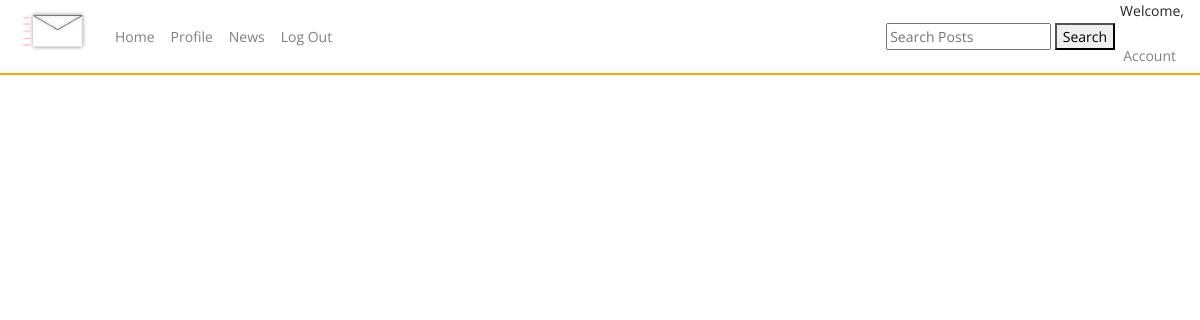
Before: /user/tommo with the older database file.
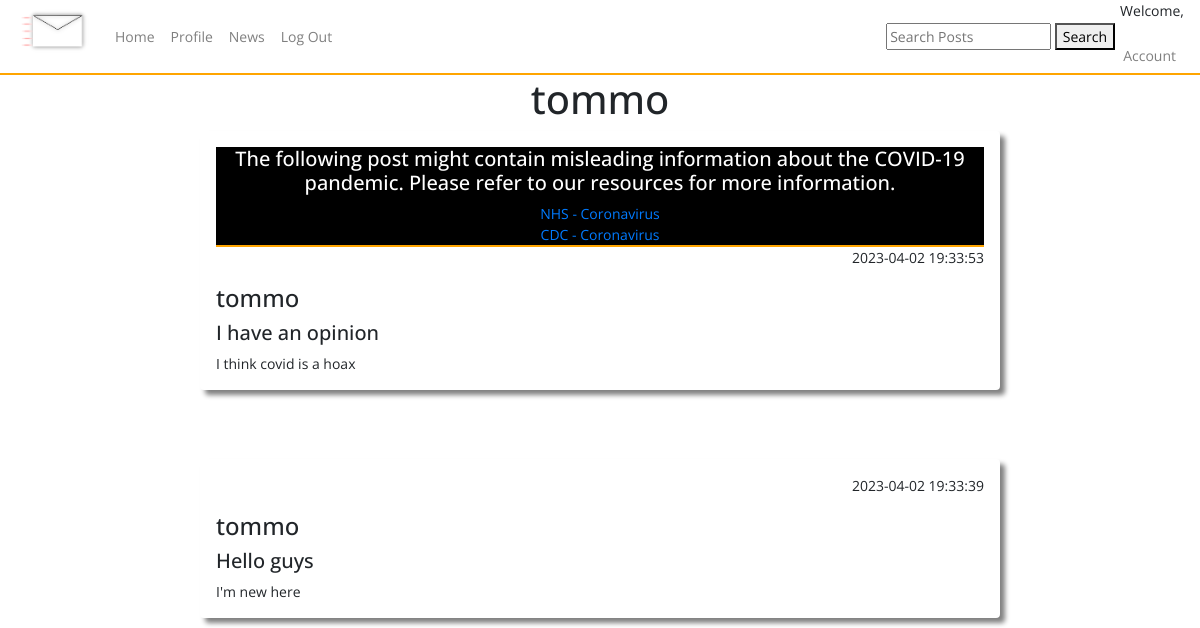
After: the same page with the newer database file.
### tables this page shows
CREATE TABLE users (
    ID INTEGER PRIMARY KEY AUTOINCREMENT,
    username TEXT NOT NULL,
    password TEXT NOT NULL,
    email TEXT NOT NULL UNIQUE
, user_type VARCHAR, whitelisted text, blacklisted text);

CREATE TABLE posts (
    ID INTEGER PRIMARY KEY AUTOINCREMENT,
    title TEXT NOT NULL,
    content TEXT NOT NULL,
    by_user TEXT NOT NULL,
    created_at timestamp default current_timestamp
, userID integer, flag_covid text, blacklisted text, flag_vaccine text, flag_tests text, flag_cures text, reported int);

### app.py (the view)
@app.route('/user/<username>')
def user_profile(username):
    conn = sqlite3.connect(DATABASE)
    cursor = conn.cursor()
    cursor.execute('SELECT * FROM users WHERE username = ?', (username,))
    user_row = cursor.fetchone()
    conn.close()
    user = {
        'id': user_row[0],
        'username': user_row[1],
        'email': user_row[3]
    } if user_row else None
    user_posts=query_db('SELECT * FROM posts WHERE by_user = ? ORDER BY created_at DESC', (username,))
    return render_template('user_profile.html', user=user, user_posts=user_posts)

### app.py (called while the page is built)
def query_db(query, args=(), one=False):
    con = g._database = sqlite3.connect(DATABASE)
    con.row_factory = sqlite3.Row
    cur = con.execute(query, args)
    rv = cur.fetchall()
    cur.close()
    return (rv[0] if rv else None) if one else rv

### templates/user_profile.html (shortened to what this page needs)
{% include "layout.html" %}
{% include "nav.html" %}
<center><h1>{{ user.username }}</h1></center>
<div class="container-fluid">
    {% for user_post in user_posts %}
    <div class="shadow mx-auto posts p-3 mb-5 rounded">
      {% if user_post.flag_covid == "yes" %}
      <div class="flagged_post">
        <h5>The following post might contain misleading information about the COVID-19 pandemic. Please refer to our resources for more information.</h5>
        <a href="https://www.nhs.uk/conditions/coronavirus-covid-19/">NHS - Coronavirus </a><br>
        <a href="https://www.cdc.gov/coronavirus/2019-ncov/index.html">CDC - Coronavirus</a>
      </div>
      {% endif %}
    <p align="right">{{  user_post.created_at  }}</p>
    <h4>{{ user_post.by_user }}</h4>
    <h5>{{ user_post.title }}</h5>
    {{ user_post.content }}<br/>
    </div>
    <br/>
    {% endfor %}
</div>

### templates/layout.html (shortened to what this page needs)
<!doctype html>
<head>
  <link href="{{ url_for('static', filename='css/bootstrap.min.css') }}" rel="stylesheet">
  <link href="{{ url_for('static', filename='css/style.css') }}" rel="stylesheet">
  <link href="https://cdnjs.cloudflare.com/ajax/libs/toastr.js/latest/toastr.min.css" rel="stylesheet">
</head>

### templates/nav.html (shortened to what this page needs)
<nav class="navbar nav-main navbar-expand-lg navbar-light">
    <a class="navbar-brand">
      <img src="{{url_for('static', filename='assets/logo.png')}}" alt="logo" style="height: 75px;">
    </a>
    <div class="collapse navbar-collapse" id="navbarNav">
      <ul class="navbar-nav">
        <li class="nav-item">
          <a class="nav-link" href="{{ url_for('posts') }}">Home</a>
        </li>
        <li class="nav-item">
          <a class="nav-link" href="{{ url_for('profile') }}">Profile</a>
        </li>
        <li class="nav-item">
          <a class="nav-link" href="{{ url_for('news') }}">News</a>
        </li>
        <li class="nav-item">
          <a class="nav-link" href="{{ url_for('logout') }}">Log Out</a>
        </li>
      </ul>
    </div>
    <form method="get" action="{{ url_for('search_posts') }}">
      <input type="text" name="query" placeholder="Search Posts">
      <button type="submit">Search</button>
    </form>
    <div class="welcome-session">
      <p>Welcome, {{session.username}}</p>
      <ul class="navbar-nav">
        <li class="nav-item">
          <a class="nav-link" href="{{ url_for('account_settings') }}">Account</a>
        </li>
      </ul>
    </div>
  </nav>

### static/css/style.css (style rules this page uses)
.shadow { box-shadow: 5px 5px 5px grey; }
.posts { width: 800px; }
.nav-main { background-color: rgb(255, 255, 255); border-bottom: 2px solid orange; height: 75px; }
.welcome-session { text-align: right; }
.flagged_post { text-align: center; background-color: black; color: white; border-bottom: 2px solid orange; height: auto; width: auto; }

Changed rows visible on the page:
added users: username "tommo"
added posts: flag_covid "NHS - Coronavirus", created_at "2023-04-02 19:33:53", by_user "tommo", title "I have an opinion", content "I think covid is a hoax"
added posts: created_at "2023-04-02 19:33:39", by_user "tommo", title "Hello guys", content "I'm new here"
